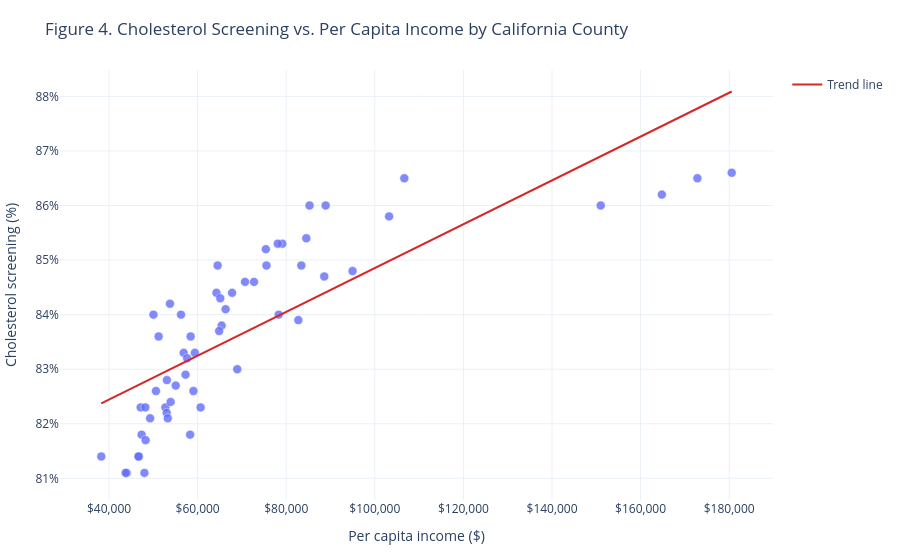

The notebook cell this image was saved under:
### Markdown cell above
# Scatter Plots

### Code cell
import numpy as np
import plotly.graph_objects as go

scatter_data = county_data.dropna(
    subset=["per_capita_income", "cholscreen_adjprev"]
).copy()

correlation = scatter_data["per_capita_income"].corr(
    scatter_data["cholscreen_adjprev"]
)

slope, intercept = np.polyfit(
    scatter_data["per_capita_income"],
    scatter_data["cholscreen_adjprev"],
    1,
)
trend_x = np.linspace(
    scatter_data["per_capita_income"].min(),
    scatter_data["per_capita_income"].max(),
    100,
)
trend_y = slope * trend_x + intercept

fig_4_income_cholesterol_scatter = px.scatter(
    scatter_data,
    x="per_capita_income",
    y="cholscreen_adjprev",
    hover_name="countyname",
    hover_data={
        "countyfips": False,
        "per_capita_income": ":$,.0f",
        "cholscreen_adjprev": ":.1f",
        "population": ":,",
    },
    labels={
        "per_capita_income": "Per capita income ($)",
        "cholscreen_adjprev": "Cholesterol screening (%)",
    },
    title="Figure 4. Cholesterol Screening vs. Per Capita Income by California County",
)

fig_4_income_cholesterol_scatter.add_trace(
    go.Scatter(
        x=trend_x,
        y=trend_y,
        mode="lines",
        name="Trend line",
        line=dict(color="#d62728", width=2),
        hoverinfo="skip",
    )
)

fig_4_income_cholesterol_scatter.update_traces(
    marker=dict(size=9, opacity=0.8, line=dict(width=0.5, color="white")),
    selector=dict(mode="markers"),
)
fig_4_income_cholesterol_scatter.update_layout(
    template="plotly_white",
    xaxis_tickprefix="$",
    xaxis_tickformat=",",
    yaxis_ticksuffix="%",
    margin=dict(l=60, r=30, t=70, b=60),
)

fig_4_income_cholesterol_scatter.write_html(
    project_dir / "results/figures/cholesterol_income_scatter.html"
)

print(f"Correlation: {correlation:.3f}")
fig_4_income_cholesterol_scatter.show()

### Figure 1 — Plotly figure (JSON) as saved in the notebook; plotly's stock layout.template omitted (floating-point values rounded to 4 significant figures)
{"data": [{"customdata": [["06001", 1644199], ["06003", 1166], ["06005", 40028], ["06007", 205741], ["06009", 44616], ["06011", 21981], ["06013", 1148745], ["06015", 26320], ["06017", 189355], ["06019", 1017152], ["06021", 28596], ["06023", 133968], ["06025", 182090], ["06027", 18740], ["06029", 908297], ["06031", 152548], ["06033", 66875], ["06035", 28137], ["06037", 9811463], ["06039", 159892], ["06041", 254301], ["06043", 16862], ["06045", 89556], ["06047", 288589], ["06049", 8540], ["06051", 13008], ["06053", 437174], ["06055", 135107], ["06057", 100711], ["06059", 3148555], ["06061", 413618], ["06063", 19078], ["06065", 2451185], ["06067", 1578904], ["06069", 65783], ["06071", 2182369], ["06073", 3289885], ["06075", 838251], ["06077", 792088], ["06079", 278976], ["06081", 740929], ["06083", 442152], ["06085", 1900834], ["06087", 263775], ["06089", 179348], ["06091", 3162], ["06093", 43099], ["06095", 446763], ["06097", 479292], ["06099", 548838], ["06101", 99824], ["06103", 64786], ["06105", 15871], ["06107", 478192], ["06109", 53195], ["06111", 826745], ["06113", 221202], ["06115", 83405]], "hovertemplate": "<b>%{hovertext}</b><br><br>Per capita income ($)=%{x:$,.0f}<br>Cholesterol screening (%)=%{y:.1f}<br>population=%{customdata[1]:,}<extra></extra>", "hovertext": ["Alameda", "Alpine", "Amador", "Butte", "Calaveras", "Colusa", "Contra Costa", "Del Norte", "El Dorado", "Fresno", "Glenn", "Humboldt", "Imperial", "Inyo", "Kern", "Kings", "Lake", "Lassen", "Los Angeles", "Madera", "Marin", "Mariposa", "Mendocino", "Merced", "Modoc", "Mono", "Monterey", "Napa", "Nevada", "Orange", "Placer", "Plumas", "Riverside", "Sacramento", "San Benito", "San Bernardino", "San Diego", "San Francisco", "San Joaquin", "San Luis Obispo", "San Mateo", "Santa Barbara", "Santa Clara", "Santa Cruz", "Shasta", "Sierra", "Siskiyou", "Solano", "Sonoma", "Stanislaus", "Sutter", "Tehama", "Trinity", "Tulare", "Tuolumne", "Ventura", "Yolo", "Yuba"], "legendgroup": "", "marker": {"color": "#636efa", "line": {"color": "white", "width": 0.5}, "opacity": 0.8, "size": 9, "symbol": "circle"}, "mode": "markers", "name": "", "orientation": "v", "showlegend": false, "type": "scatter", "x": [106657, 75395, 50020, 56847, 58425, 58303, 103218, 47141, 84533, 52728, 53013, 57264, 47991, 64246, 47350, 43994, 48198, 43736, 78302, 46709, 180575, 65423, 59050, 46654, 60674, 70699, 68943, 94973, 75539, 88897, 85265, 64856, 53750, 65104, 66310, 51194, 79122, 164807, 59361, 72721, 172828, 82736, 151003, 88581, 57637, 53251, 55052, 64514, 83408, 53058, 53900, 49265, 38243, 48253, 56239, 78091, 67778, 50587], "xaxis": "x", "y": [86.5, 85.2, 84.0, 83.3, 83.6, 81.8, 85.8, 82.3, 85.4, 82.3, 82.2, 82.9, 81.1, 84.4, 81.8, 81.1, 82.3, 81.1, 84.0, 81.4, 86.6, 83.8, 82.6, 81.4, 82.3, 84.6, 83.0, 84.8, 84.9, 86.0, 86.0, 83.7, 84.2, 84.3, 84.1, 83.6, 85.3, 86.2, 83.3, 84.6, 86.5, 83.9, 86.0, 84.7, 83.2, 82.1, 82.7, 84.9, 84.9, 82.8, 82.4, 82.1, 81.4, 81.7, 84.0, 85.3, 84.4, 82.6], "yaxis": "y"}, {"hoverinfo": "skip", "line": {"color": "#d62728", "width": 2}, "mode": "lines", "name": "Trend line", "type": "scatter", "x": [38240.0, 39680.0, 41120.0, 42560.0, 43990.0, 45430.0, 46870.0, 48310.0, 49740.0, 51180.0, 52620.0, 54060.0, 55500.0, 56930.0, 58370.0, 59810.0, 61250.0, 62680.0, 64120.0, 65560.0, 67000.0, 68430.0, 69870.0, 71310.0, 72750.0, 74190.0, 75620.0, 77060.0, 78500.0, 79940.0, 81370.0, 82810.0, 84250.0, 85690.0, 87120.0, 88560.0, 90000.0, 91440.0, 92880.0, 94310.0, 95750.0, 97190.0, 98630.0, 100100.0, 101500.0, 102900.0, 104400.0, 105800.0, 107300.0, 108700.0, 110100.0, 111600.0, 113000.0, 114400.0, 115900.0, 117300.0, 118800.0, 120200.0, 121600.0, 123100.0, 124500.0, 125900.0, 127400.0, 128800.0, 130300.0, 131700.0, 133100.0, 134600.0, 136000.0, 137400.0, 138900.0, 140300.0, 141800.0, 143200.0, 144600.0, 146100.0, 147500.0, 148900.0, 150400.0, 151800.0, 153300.0, 154700.0, 156100.0, 157600.0, 159000.0, 160400.0, 161900.0, 163300.0, 164800.0, 166200.0, 167600.0, 169100.0, 170500.0, 171900.0, 173400.0, 174800.0, 176300.0, 177700.0, 179100.0, 180600.0], "y": [82.37, 82.43, 82.49, 82.55, 82.61, 82.66, 82.72, 82.78, 82.84, 82.89, 82.95, 83.01, 83.07, 83.13, 83.18, 83.24, 83.3, 83.36, 83.41, 83.47, 83.53, 83.59, 83.64, 83.7, 83.76, 83.82, 83.88, 83.93, 83.99, 84.05, 84.11, 84.16, 84.22, 84.28, 84.34, 84.4, 84.45, 84.51, 84.57, 84.63, 84.68, 84.74, 84.8, 84.86, 84.91, 84.97, 85.03, 85.09, 85.15, 85.2, 85.26, 85.32, 85.38, 85.43, 85.49, 85.55, 85.61, 85.67, 85.72, 85.78, 85.84, 85.9, 85.95, 86.01, 86.07, 86.13, 86.18, 86.24, 86.3, 86.36, 86.42, 86.47, 86.53, 86.59, 86.65, 86.7, 86.76, 86.82, 86.88, 86.94, 86.99, 87.05, 87.11, 87.17, 87.22, 87.28, 87.34, 87.4, 87.45, 87.51, 87.57, 87.63, 87.69, 87.74, 87.8, 87.86, 87.92, 87.97, 88.03, 88.09]}], "layout": {"legend": {"tracegroupgap": 0}, "margin": {"b": 60, "l": 60, "r": 30, "t": 70}, "title": {"text": "Figure 4. Cholesterol Screening vs. Per Capita Income by California County"}, "xaxis": {"anchor": "y", "domain": [0, 1], "tickformat": ",", "tickprefix": "$", "title": {"text": "Per capita income ($)"}}, "yaxis": {"anchor": "x", "domain": [0, 1], "ticksuffix": "%", "title": {"text": "Cholesterol screening (%)"}}}}
